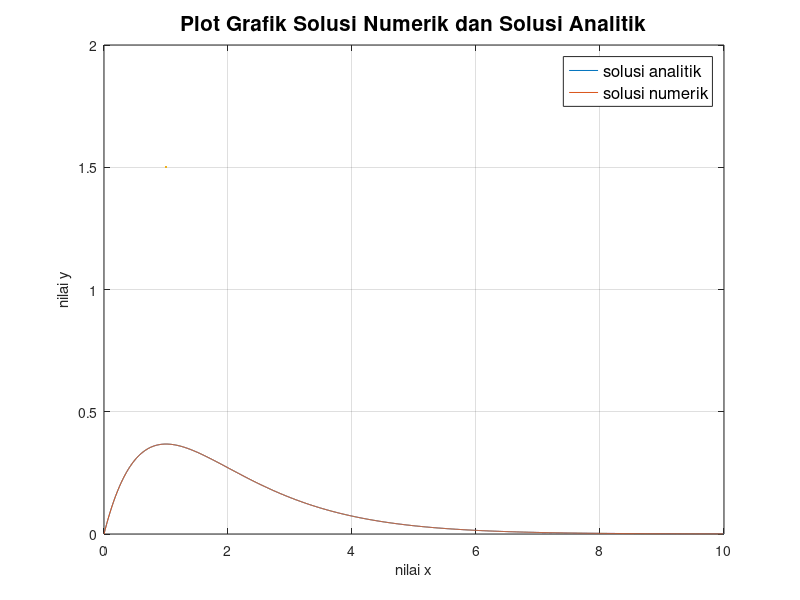

Source code (MATLAB):
clc
clear

% nilai analitik
xa = load('output_xa_pd2_tugas_08.txt');
ya = load('output_ya_pd2_tugas_08.txt');

% nilai numerik
xn = load('output_xn_pd2_tugas_08.txt');
yn = load('output_yn_pd2_tugas_08.txt');

% plot
plot(xa,ya,xn,yn,LineWidth=1.5)
title('Plot Grafik Solusi Numerik dan Solusi Analitik','FontSize',15)
xlabel('nilai x')
ylabel('nilai y')
legend('solusi analitik','solusi numerik','Location','northeast','FontSize',12)
grid on

% Plot the first graph in the first subplot
%subplot(2, 1, 1)
%plot(xa, ya, LineWidth=1.5)
%title('grafik solusi analitik')
%xlabel('x')
%ylabel('y')
%grid on

% Plot the second graph in the second subplot
%subplot(2, 1, 2)
%plot(xn, yn, LineWidth=1.5)
%title('grafik solusi numerik')
%xlabel('x')
%ylabel('y')
%grid on
